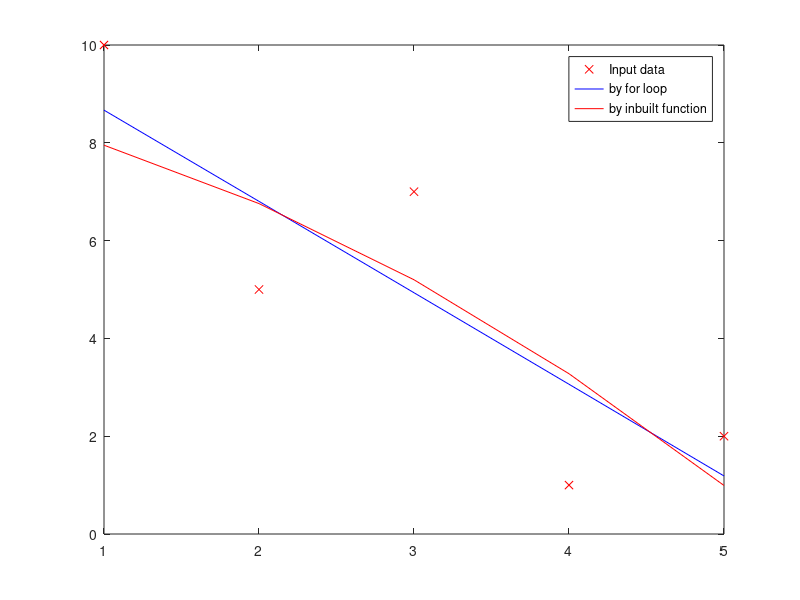

This figure's MATLAB source:
clear all,clc
data=load('data1.txt');   
m=length(data);
n=columns(data)-1;
x=[ones(m,1),data(:,1:n)];
x=[x, x(:,2).^2]; #more features
noOfTheta=columns(x);
y=data(:,n+1);
theta=zeros(noOfTheta,1);
alpha=0.001;
lambda=0.1;

#gradient descent and iteration
for i=1:50000
  h=x*theta;
  J=1/m*sum((h-y).^2);
  if mod(i,10000)==0
  printf("cost=%f \n",J);
  end
  theta-=alpha*(1/m)*(x'*(h-y));    #overfitted
  #theta-=alpha*(1/m)*(x'*(h-y))+(lambda/m).*theta;  #regularization
  
end

#costFunction for fminunc
function [J,grad] = costFunction(theta,x,y,lambda)
  m=length(y);
  h=x*theta;
  J=1/m*sum((h-y).^2);
  #grad=1/m*(x'*(h-y)); #Overfitting
  grad=1/m*(x'*(h-y))+(lambda/m).*theta;
end
  init_theta=zeros(noOfTheta,1);
  options=options = optimset('GradObj','on');
  [init_theta,cost]=fminunc(@(init_theta)(costFunction(init_theta,x,y,lambda)),init_theta,options);

plot(data(:,1),y,'rx');
hold on;
plot(x(:,2),x*theta,'b-');
plot(x(:,2),x*init_theta,'r-');
legend('Input data','by for loop','by inbuilt function');
hold off;


